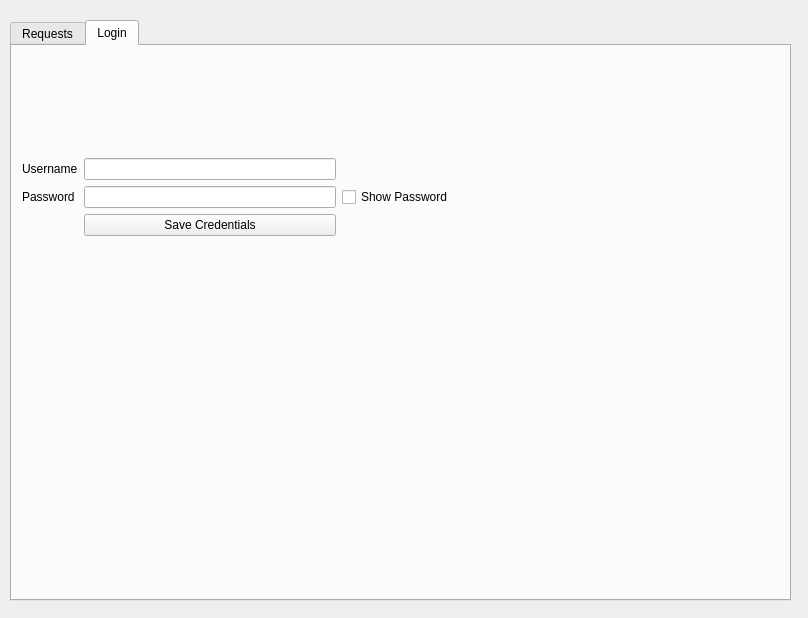
<?xml version="1.0" encoding="UTF-8"?>
<ui version="4.0">
 <class>AppEEARSDialogBase</class>
 <widget class="QDialog" name="AppEEARSDialogBase">
  <property name="geometry">
   <rect>
    <x>0</x>
    <y>0</y>
    <width>808</width>
    <height>618</height>
   </rect>
  </property>
  <property name="minimumSize">
   <size>
    <width>800</width>
    <height>600</height>
   </size>
  </property>
  <property name="windowTitle">
   <string>AppEEARS</string>
  </property>
  <widget class="QTabWidget" name="tabWidget">
   <property name="geometry">
    <rect>
     <x>10</x>
     <y>20</y>
     <width>781</width>
     <height>581</height>
    </rect>
   </property>
   <property name="tabPosition">
    <enum>QTabWidget::North</enum>
   </property>
   <property name="currentIndex">
    <number>1</number>
   </property>
   <property name="elideMode">
    <enum>Qt::ElideRight</enum>
   </property>
   <widget class="QWidget" name="requests_tab">
    <attribute name="title">
     <string>Requests</string>
    </attribute>
    <layout class="QGridLayout" name="gridLayout_2">
     <item row="0" column="0">
      <layout class="QGridLayout" name="task_gridLayout">
       <property name="sizeConstraint">
        <enum>QLayout::SetFixedSize</enum>
       </property>
       <item row="0" column="0">
        <widget class="QPushButton" name="refresh_pushButton">
         <property name="text">
          <string>Refresh</string>
         </property>
        </widget>
       </item>
      </layout>
     </item>
     <item row="1" column="0">
      <widget class="QTableWidget" name="task_tableWidget"/>
     </item>
     <item row="2" column="0">
      <layout class="QGridLayout" name="bundle_gridLayout">
       <item row="0" column="0">
        <widget class="QPushButton" name="select_pushButton">
         <property name="text">
          <string>Select</string>
         </property>
        </widget>
       </item>
      </layout>
     </item>
     <item row="3" column="0">
      <widget class="QTableWidget" name="bundle_tableWidget"/>
     </item>
     <item row="4" column="0">
      <layout class="QGridLayout" name="load_button_gridLayout">
       <item row="1" column="0">
        <widget class="QPushButton" name="load_data_pushButton">
         <property name="text">
          <string>Load Data</string>
         </property>
        </widget>
       </item>
      </layout>
     </item>
    </layout>
   </widget>
   <widget class="QWidget" name="auth_tab">
    <attribute name="title">
     <string>Login</string>
    </attribute>
    <widget class="QWidget" name="gridLayoutWidget">
     <property name="geometry">
      <rect>
       <x>10</x>
       <y>10</y>
       <width>431</width>
       <height>180</height>
      </rect>
     </property>
     <layout class="QGridLayout" name="auth_gridLayout">

      <item row="0" column="0" colspan="3">
       <widget class="QLabel" name="login_intro">
       </widget>
      </item>
      
      <item row="3" column="1">
       <widget class="QPushButton" name="save_credentials_pushButton">
        <property name="text">
         <string>Save Credentials</string>
        </property>
       </widget>
      </item>
      <item row="1" column="0">
       <widget class="QLabel" name="username_label">
        <property name="text">
         <string>Username</string>
        </property>
       </widget>
      </item>
      <item row="2" column="1">
       <widget class="QLineEdit" name="password_lineEdit">
        <property name="inputMethodHints">
         <set>Qt::ImhHiddenText|Qt::ImhNoAutoUppercase|Qt::ImhNoPredictiveText|Qt::ImhSensitiveData</set>
        </property>
        <property name="echoMode">
         <enum>QLineEdit::Password</enum>
        </property>
       </widget>
      </item>
      <item row="2" column="0">
       <widget class="QLabel" name="password_label">
        <property name="text">
         <string>Password</string>
        </property>
       </widget>
      </item>
      <item row="2" column="2">
       <widget class="QCheckBox" name="show_password_checkBox">
        <property name="text">
         <string>Show Password</string>
        </property>
       </widget>
      </item>
      <item row="1" column="1">
       <widget class="QLineEdit" name="username_lineEdit"/>
      </item>
     </layout>
    </widget>
   </widget>
  </widget>
 </widget>
 <resources/>
 <connections/>
</ui>
